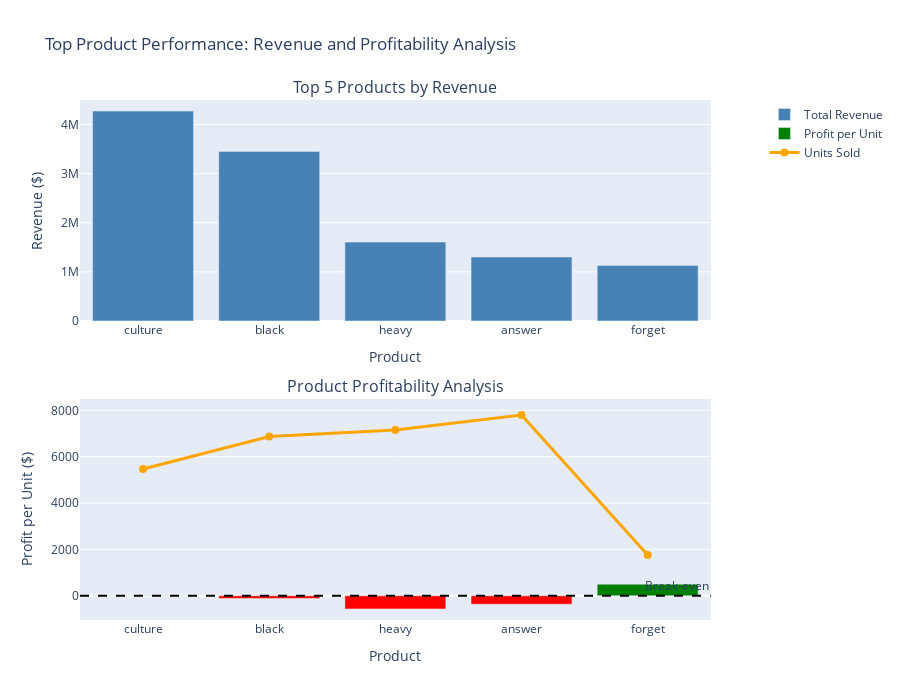

This figure's notebook cell:
### Code cell
# 5. TOP PRODUCT PERFORMANCE VISUALIZATION
print("🏆 TOP PRODUCT PERFORMANCE VISUALIZATION")
print("-" * 45)

# Create top products performance chart
fig_products = make_subplots(
    rows=2, cols=1,
    subplot_titles=['Top 5 Products by Revenue', 'Product Profitability Analysis'],
    specs=[[{"secondary_y": False}], [{"secondary_y": True}]],
    vertical_spacing=0.15
)

# Top chart: Revenue bar chart
fig_products.add_trace(
    go.Bar(
        x=top_products['product_name'],
        y=top_products['total_revenue'],
        name='Total Revenue',
        marker_color='steelblue',
        hovertemplate='<b>Product: %{x}</b><br>' +
                      'Revenue: $%{y:,.2f}<br>' +
                      'Category: %{customdata[0]}<br>' +
                      'Units Sold: %{customdata[1]:,}<br>' +
                      '<extra></extra>',
        customdata=list(zip(top_products['category_id'], 
                           top_products['total_units_sold']))
    ),
    row=1, col=1
)

# Bottom chart: Profit per unit (bars) and units sold (line)
fig_products.add_trace(
    go.Bar(
        x=top_products['product_name'],
        y=top_products['profit_per_unit'],
        name='Profit per Unit',
        marker_color=['green' if x > 0 else 'red' for x in top_products['profit_per_unit']],
        hovertemplate='<b>Product: %{x}</b><br>' +
                      'Profit per Unit: $%{y:,.2f}<br>' +
                      'Product Cost: $%{customdata[0]:,.2f}<br>' +
                      'Avg Selling Price: $%{customdata[1]:,.2f}<br>' +
                      '<extra></extra>',
        customdata=list(zip(top_products['product_cost'], 
                           top_products['avg_selling_price']))
    ),
    row=2, col=1
)

# Add units sold as line on secondary y-axis
fig_products.add_trace(
    go.Scatter(
        x=top_products['product_name'],
        y=top_products['total_units_sold'],
        mode='lines+markers',
        name='Units Sold',
        line=dict(color='orange', width=3),
        marker=dict(size=8),
        yaxis='y3',
        hovertemplate='<b>Product: %{x}</b><br>' +
                      'Units Sold: %{y:,}<br>' +
                      '<extra></extra>'
    ),
    row=2, col=1
)

# Add reference line at $0 profit
fig_products.add_hline(y=0, line_dash="dash", line_color="black", 
                      annotation_text="Break-even", row=2, col=1)

fig_products.update_layout(
    title="Top Product Performance: Revenue and Profitability Analysis",
    height=700,
    showlegend=True
)

# Update axes
fig_products.update_xaxes(title_text="Product", row=1, col=1)
fig_products.update_xaxes(title_text="Product", row=2, col=1)
fig_products.update_yaxes(title_text="Revenue ($)", row=1, col=1)
fig_products.update_yaxes(title_text="Profit per Unit ($)", row=2, col=1)

# Add secondary y-axis for units sold
fig_products.update_layout(
    yaxis3=dict(
        title="Units Sold",
        overlaying="y2",
        side="right",
        showgrid=False
    )
)

fig_products.show()

### Figure 1 — Plotly figure (JSON) as saved in the notebook; plotly's stock layout.template omitted (floating-point values rounded to 4 significant figures)
{"data": [{"customdata": [["attention", 5473], ["money", 6874], ["step", 7148], ["what", 7797], ["be", 1764]], "hovertemplate": "<b>Product: %{x}</b><br>Revenue: $%{y:,.2f}<br>Category: %{customdata[0]}<br>Units Sold: %{customdata[1]:,}<br><extra></extra>", "marker": {"color": "steelblue"}, "name": "Total Revenue", "type": "bar", "x": ["culture", "black", "heavy", "answer", "forget"], "xaxis": "x", "y": [4273000.0, 3451000.0, 1605000.0, 1302000.0, 1128000.0], "yaxis": "y"}, {"customdata": [[764.7, 780.7], [614.2, 502.1], [790.6, 224.6], [525.8, 166.9], [139.7, 639.2]], "hovertemplate": "<b>Product: %{x}</b><br>Profit per Unit: $%{y:,.2f}<br>Product Cost: $%{customdata[0]:,.2f}<br>Avg Selling Price: $%{customdata[1]:,.2f}<br><extra></extra>", "marker": {"color": ["green", "red", "red", "red", "green"]}, "name": "Profit per Unit", "type": "bar", "x": ["culture", "black", "heavy", "answer", "forget"], "xaxis": "x2", "y": [15.96, -112.1, -566, -358.9, 499.5], "yaxis": "y2"}, {"hovertemplate": "<b>Product: %{x}</b><br>Units Sold: %{y:,}<br><extra></extra>", "line": {"color": "orange", "width": 3}, "marker": {"size": 8}, "mode": "lines+markers", "name": "Units Sold", "type": "scatter", "x": ["culture", "black", "heavy", "answer", "forget"], "xaxis": "x2", "y": [5473, 6874, 7148, 7797, 1764], "yaxis": "y2"}], "layout": {"annotations": [{"font": {"size": 16}, "showarrow": false, "text": "Top 5 Products by Revenue", "x": 0.47, "xanchor": "center", "xref": "paper", "y": 1, "yanchor": "bottom", "yref": "paper"}, {"font": {"size": 16}, "showarrow": false, "text": "Product Profitability Analysis", "x": 0.47, "xanchor": "center", "xref": "paper", "y": 0.425, "yanchor": "bottom", "yref": "paper"}, {"showarrow": false, "text": "Break-even", "x": 1, "xanchor": "right", "xref": "x2 domain", "y": 0, "yanchor": "bottom", "yref": "y2"}], "height": 700, "shapes": [{"line": {"color": "black", "dash": "dash"}, "type": "line", "x0": 0, "x1": 1, "xref": "x2 domain", "y0": 0, "y1": 0, "yref": "y2"}], "showlegend": true, "title": {"text": "Top Product Performance: Revenue and Profitability Analysis"}, "xaxis": {"anchor": "y", "domain": [0, 0.94], "title": {"text": "Product"}}, "xaxis2": {"anchor": "y2", "domain": [0, 0.94], "title": {"text": "Product"}}, "yaxis": {"anchor": "x", "domain": [0.575, 1], "title": {"text": "Revenue ($)"}}, "yaxis2": {"anchor": "x2", "domain": [0, 0.425], "title": {"text": "Profit per Unit ($)"}}, "yaxis3": {"anchor": "x2", "overlaying": "y2", "showgrid": false, "side": "right", "title": {"text": "Units Sold"}}}}
